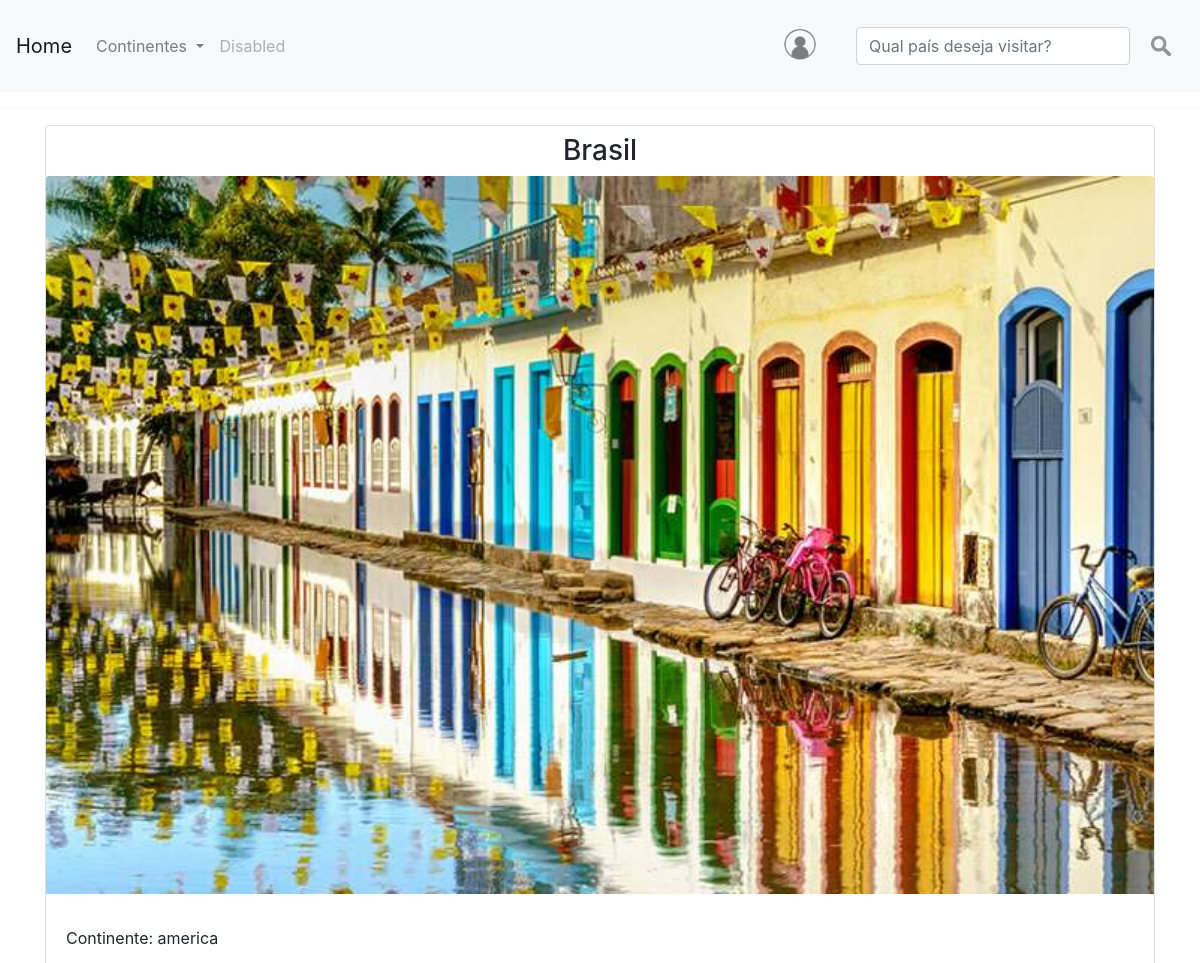
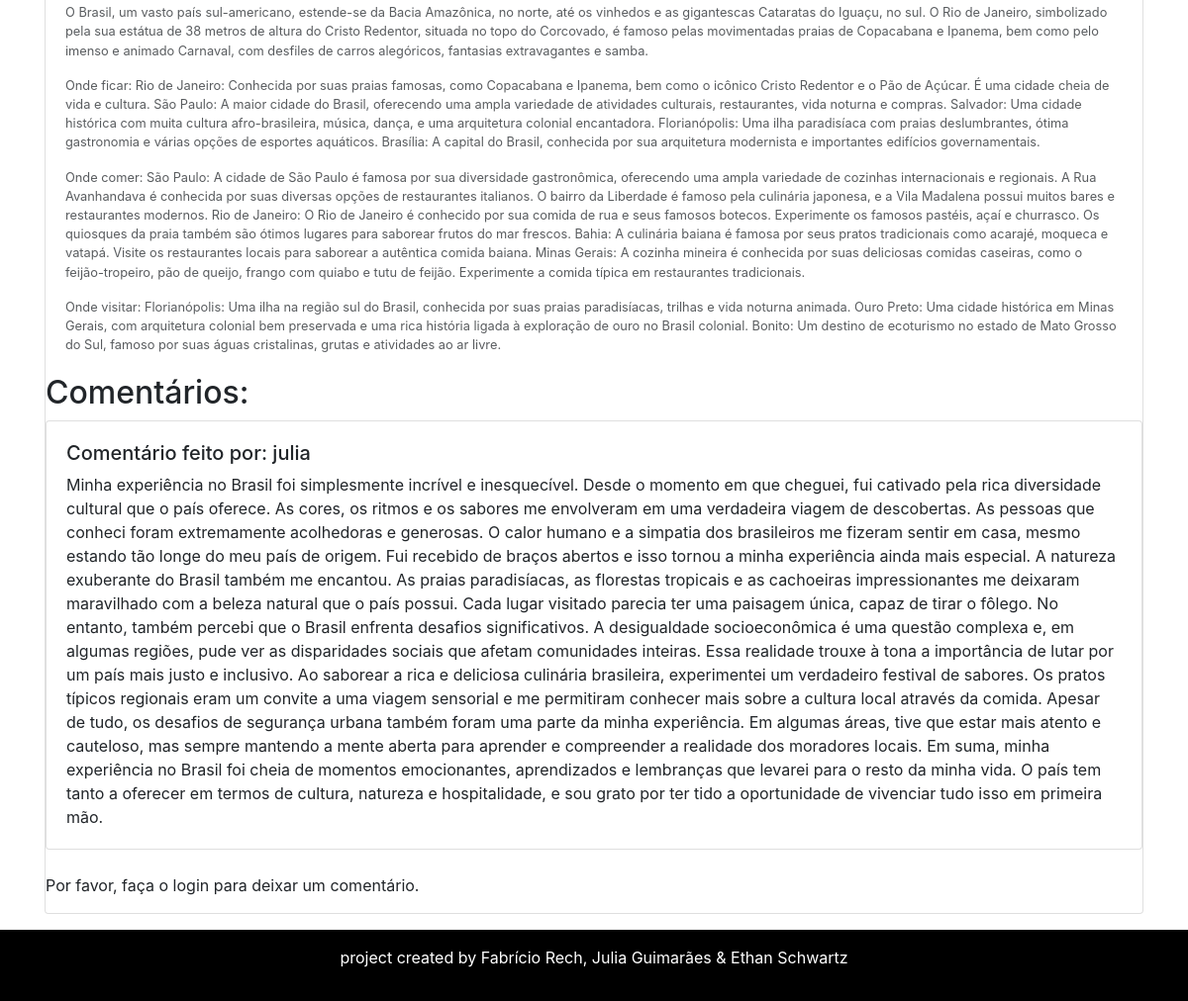
Screenshot of /america/Continente/detalhe/brasil/ with the database file from the repository (2 pictures, top to bottom).
### america/models.py (models this page shows, shortened)
class model_america(models.Model):
    Continente = models.CharField(max_length=100)
    País = models.CharField(max_length=100)
    Descricao = models.CharField(max_length=3000)
    OndeFicar = models.CharField(max_length=1800)
    OndeComer = models.CharField(max_length=1800)
    OndeVisitar = models.CharField(max_length=1800)
    foto = models.ImageField(upload_to='img/%Y/%m/%d/')
    ta_publicado = models.BooleanField(default=False)
    link = models.CharField(max_length=60)

class Comentario(models.Model):
    coment = models.CharField(max_length=100, null=False, blank=False)
    eh_publicada = models.BooleanField(default=True)
    link_url = models.CharField(max_length=100, null=False, blank=False)
    usuario = models.ForeignKey(
        to=User,
        on_delete=models.SET_NULL,
        null=True, blank=False,
        related_name='user'
    )

### america/views.py (the view, shortened to what this page needs)
# urls.py: path('Continente/detalhe/<str:link_url>/',views.v_detalhe, name='detalhe'),
def v_detalhe(request, link_url):
    detalhe = get_object_or_404(model_america, link=link_url)
    comentarios = Comentario.objects.filter(eh_publicada=True, link_url=link_url)
    formulario = ComentarioForms(initial={'link_url': link_url})
    return render(request, 'America/paginas/detalhe.html', context={'detalhe': detalhe, 'comentarios': comentarios, 'formulario': formulario})

### america/forms.py
class ComentarioForms(forms.Form):
    Coment = forms.CharField(
        label='Comentários',
        required=True,
        max_length=5000,
        widget=forms.Textarea(
            attrs={
                'placeholder': 'Conte-nos a sua experiência!',
            }
        )
    )
    link_url = forms.CharField(
        widget=forms.HiddenInput()
    )

### america/templates/america/paginas/detalhe.html
{% extends 'global/paginas/pais_detalhe.html' %}
{% block comentario %}
<section>
  <h2 class="m2">Comentários:</h2>
  {% for comentario in comentarios %}
  <div class="card">
    <div class="card-body">
      <h5>Comentário feito por: {{ comentario.usuario.username }}</h5>
      {{ comentario.coment }}
    </div>
  </div>
  <br>
  {% empty %}
      <p>Nenhum comentário encontrado.</p>
  {% endfor %}
</section>
{% if user.is_authenticated %}
<section>
  <form action="{% url 'America:comentario' %}" method="POST">
    {% csrf_token %}
    {{ formulario.Coment }}
    {{ formulario.link_url }}
    <button type="submit">Enviar Comentário</button>
  </form>
</section>
{% else %}
<p>Por favor, faça o login para deixar um comentário.</p>
{% endif %}
{% endblock %}

### meus_templates/global/paginas/pais_detalhe.html (shortened to what this page needs)
{% include 'global/parciais/header.html' %}
<hr>
{% load static %}
<link rel="stylesheet" href="https://stackpath.bootstrapcdn.com/bootstrap/4.1.3/css/bootstrap.min.css">
{%if detalhe %}
<div class="container" style="border: 0;">
<div class="card mb-3">
  <div>
    <h3 class="text-center m-2">{{detalhe.País}}</h3>
  </div>
    <img src="{{ detalhe.foto.url }}" class="card-img-top" alt="...">
    <div class="card-body">
      <p class="card-text">Continente: {{detalhe.Continente}}</p>
      <p class="card-text"><small class="text-body-secondary">{{detalhe.Descricao}}</small></p>
      <p class="card-text"><small class="text-body-secondary">Onde ficar: {{detalhe.OndeFicar}}</small></p>
      <p class="card-text"><small class="text-body-secondary">Onde comer: {{detalhe.OndeComer}}</small></p>
      <p class="card-text"><small class="text-body-secondary">Onde visitar: {{detalhe.OndeVisitar}}</small></p>
    </div>
{% endif %}
{% block comentario %}
{% endblock %}
</div>
</div>
{% include 'global/parciais/footer.html' %}

### rows the page displays
model_america: País "Brasil", foto (picture), Continente "america", Descricao "O Brasil, um vasto país sul-americano, estende-se da Bacia Amazônica, no norte, até os vinhedos e as gigantescas Cataratas do Iguaçu, no sul. O Rio de Janeiro, simbolizado pela sua estátua de 38 metros de altura do Cristo Redentor, situada no topo do Corcovado, é famoso pelas movimentadas praias de Copacabana e Ipanema, bem como pelo imenso e animado Carnaval, com desfiles de carros alegóricos, fantasias extravagantes e samba.", OndeFicar "Rio de Janeiro: Conhecida por suas praias famosas, como Copacabana e Ipanema, bem como o icônico Cristo Redentor e o Pão de Açúcar. É uma cidade cheia de vida e cultura. São Paulo: A maior cidade do Brasil, oferecendo uma ampla variedade de atividades culturais, restaurantes, vida noturna e compras. Salvador: Uma cidade histórica com muita cultura afro-brasileira, música, dança, e uma arquitetura colonial encantadora. Florianópolis: Uma ilha paradisíaca com praias deslumbrantes, ótima gastronomia e várias opções de esportes aquáticos. Brasília: A capital do Brasil, conhecida por sua arquitetura modernista e importantes edifícios governamentais.", OndeComer "São Paulo: A cidade de São Paulo é famosa por sua diversidade gastronômica, oferecendo uma ampla variedade de cozinhas internacionais e regionais. A Rua Avanhandava é conhecida por suas diversas opções de restaurantes italianos. O bairro da Liberdade é famoso pela culinária japonesa, e a Vila Madalena possui muitos bares e restaurantes modernos. Rio de Janeiro: O Rio de Janeiro é conhecido por sua comida de rua e seus famosos botecos. Experimente os famosos pastéis, açaí e churrasco. Os quiosques da praia também são ótimos lugares para saborear frutos do mar frescos. Bahia: A culinária baiana é famosa por seus pratos tradicionais como acarajé, moqueca e vatapá. Visite os restaurantes locais…", OndeVisitar "Florianópolis: Uma ilha na região sul do Brasil, conhecida por suas praias paradisíacas, trilhas e vida noturna animada. Ouro Preto: Uma cidade histórica em Minas Gerais, com arquitetura colonial bem preservada e uma rica história ligada à exploração de ouro no Brasil colonial. Bonito: Um destino de ecoturismo no estado de Mato Grosso do Sul, famoso por suas águas cristalinas, grutas e atividades ao ar livre."
Comentario: usuario.username "julia", coment "Minha experiência no Brasil foi simplesmente incrível e inesquecível. Desde o momento em que cheguei, fui cativado pela rica diversidade cultural que o país oferece. As cores, os ritmos e os sabores me envolveram em uma verdadeira viagem de descobertas. As pessoas que conheci foram extremamente acolhedoras e generosas. O calor humano e a simpatia dos brasileiros me fizeram sentir em casa, mesmo estando tão longe do meu país de origem. Fui recebido de braços abertos e isso tornou a minha experiência ainda mais especial. A natureza exuberante do Brasil também me encantou. As praias paradisíacas, as florestas tropicais e as cachoeiras impressionantes me deixaram maravilhado com a beleza…"
